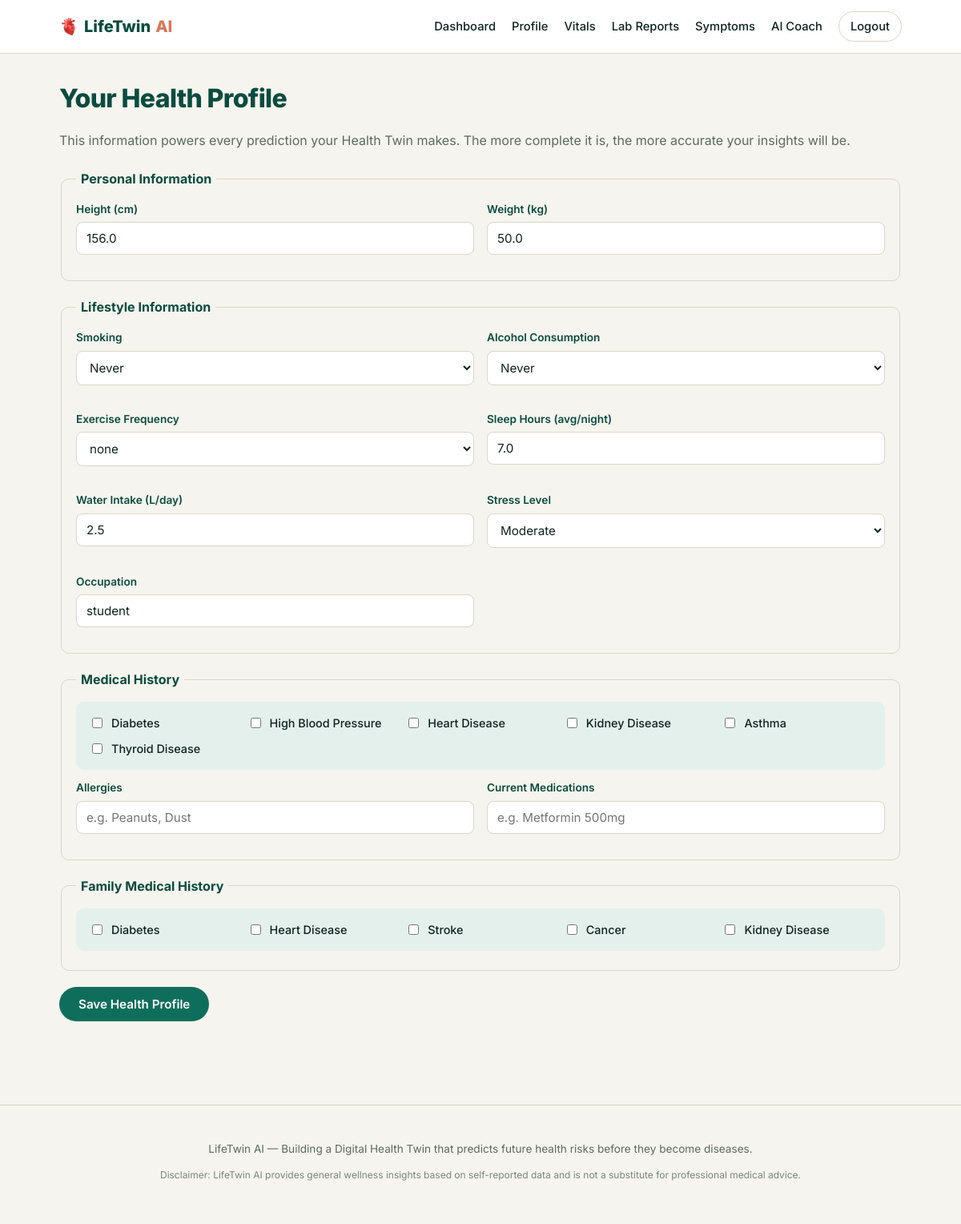
Screenshot of /profile (signed in) with the database file from the repository.
### tables this page shows
CREATE TABLE profiles (
    id INTEGER PRIMARY KEY AUTOINCREMENT,
    user_id INTEGER UNIQUE NOT NULL,
    height_cm REAL,
    weight_kg REAL,
    smoking TEXT,
    alcohol TEXT,
    exercise_freq TEXT,
    sleep_hours REAL,
    water_intake_l REAL,
    stress_level TEXT,
    occupation TEXT,
    diabetes INTEGER DEFAULT 0,
    hypertension INTEGER DEFAULT 0,
    heart_disease INTEGER DEFAULT 0,
    kidney_disease INTEGER DEFAULT 0,
    asthma INTEGER DEFAULT 0,
    thyroid_disease INTEGER DEFAULT 0,
    allergies TEXT,
    current_medications TEXT,
    family_diabetes INTEGER DEFAULT 0,
    family_heart_disease INTEGER DEFAULT 0,
    family_stroke INTEGER DEFAULT 0,
    family_cancer INTEGER DEFAULT 0,
    family_kidney_disease INTEGER DEFAULT 0,
    updated_at TEXT DEFAULT (datetime('now')),
    FOREIGN KEY (user_id) REFERENCES users(id) ON DELETE CASCADE
);

### app.py (the view, shortened to what this page needs)
@app.route("/profile", methods=["GET", "POST"])
@login_required
def profile():
    user_id = session["user_id"]
    profile_data = get_profile(user_id)
    return render_template("profile.html", profile=profile_data)

### app.py (called while the page is built)
@app.before_request
def ensure_db():
    if not os.path.exists(DB_PATH):
        init_db()

def login_required(f):
    @wraps(f)
    def wrapper(*args, **kwargs):
        if "user_id" not in session:
            flash("Please log in to continue.", "warning")
            return redirect(url_for("login"))
        return f(*args, **kwargs)
    return wrapper

def get_profile(user_id):
    db = get_db()
    row = db.execute("SELECT * FROM profiles WHERE user_id = ?", (user_id,)).fetchone()
    db.close()
    return dict(row) if row else {}

### database.py (called while the page is built)
def get_db():
    conn = sqlite3.connect(DB_PATH)
    conn.row_factory = sqlite3.Row
    conn.execute("PRAGMA foreign_keys = ON")
    return conn

### templates/profile.html (shortened to what this page needs)
{% extends "base.html" %}
{% block content %}
<div class="page-header">
    <h1>Your Health Profile</h1>
    <p>This information powers every prediction your Health Twin makes. The more complete it is, the more accurate your insights will be.</p>
</div>
<form method="POST">
    <fieldset>
        <legend>Personal Information</legend>
        <div class="form-grid">
            <div class="field">
                <label for="height_cm">Height (cm)</label>
                <input type="number" step="0.1" id="height_cm" name="height_cm" value="{{ profile.height_cm or '' }}">
            </div>
            <div class="field">
                <label for="weight_kg">Weight (kg)</label>
                <input type="number" step="0.1" id="weight_kg" name="weight_kg" value="{{ profile.weight_kg or '' }}">
            </div>
        </div>
    </fieldset>
    <fieldset>
        <legend>Lifestyle Information</legend>
        <div class="form-grid">
            <div class="field">
                <label for="smoking">Smoking</label>
                <select id="smoking" name="smoking">
                    {% for v in ['never','former','occasional','regular'] %}
                    <option value="{{ v }}" {% if profile.smoking==v %}selected{% endif %}>{{ v|capitalize }}</option>
                    {% endfor %}
                </select>
            </div>
            <div class="field">
                <label for="alcohol">Alcohol Consumption</label>
                <select id="alcohol" name="alcohol">
                    {% for v in ['never','occasional','moderate','heavy'] %}
                    <option value="{{ v }}" {% if profile.alcohol==v %}selected{% endif %}>{{ v|capitalize }}</option>
                    {% endfor %}
                </select>
            </div>
            <div class="field">
                <label for="exercise_freq">Exercise Frequency</label>
                <select id="exercise_freq" name="exercise_freq">
                    {% for v in ['none','rarely','1-2 times/week','3-4 times/week','daily'] %}
                    <option value="{{ v }}" {% if profile.exercise_freq==v %}selected{% endif %}>{{ v }}</option>
                    {% endfor %}
                </select>
            </div>
            <div class="field">
                <label for="sleep_hours">Sleep Hours (avg/night)</label>
                <input type="number" step="0.5" id="sleep_hours" name="sleep_hours" value="{{ profile.sleep_hours or '' }}">
            </div>
            <div class="field">
                <label for="water_intake_l">Water Intake (L/day)</label>
                <input type="number" step="0.1" id="water_intake_l" name="water_intake_l" value="{{ profile.water_intake_l or '' }}">
            </div>
            <div class="field">
                <label for="stress_level">Stress Level</label>
                <select id="stress_level" name="stress_level">
                    {% for v in ['low','moderate','high','severe'] %}
                    <option value="{{ v }}" {% if profile.stress_level==v %}selected{% endif %}>{{ v|capitalize }}</option>
                    {% endfor %}
                </select>
            </div>
            <div class="field">
                <label for="occupation">Occupation</label>
                <input type="text" id="occupation" name="occupation" value="{{ profile.occupation or '' }}">
            </div>
        </div>
    </fieldset>
    <fieldset>
        <legend>Medical History</legend>
        <div class="checkbox-grid">
            {% set conditions = [('diabetes','Diabetes'),('hypertension','High Blood Pressure'),('heart_disease','Heart Disease'),('kidney_disease','Kidney Disease'),('asthma','Asthma'),('thyroid_disease','Thyroid Disease')] %}
            {% for key, label in conditions %}
            <label class="checkbox-row">
                <input type="checkbox" name="{{ key }}" {% if profile.get(key) %}checked{% endif %}> {{ label }}
            </label>
            {% endfor %}
        </div>
        <div class="form-grid" style="margin-top: 12px;">
            <div class="field">
                <label for="allergies">Allergies</label>
                <input type="text" id="allergies" name="allergies" value="{{ profile.allergies or '' }}" placeholder="e.g. Peanuts, Dust">
            </div>
            <div class="field">
                <label for="current_medications">Current Medications</label>
                <input type="text" id="current_medications" name="current_medications" value="{{ profile.current_medications or '' }}" placeholder="e.g. Metformin 500mg">
            </div>
        </div>
    </fieldset>
    <fieldset>
        <legend>Family Medical History</legend>
        <div class="checkbox-grid">
            {% set fam = [('family_diabetes','Diabetes'),('family_heart_disease','Heart Disease'),('family_stroke','Stroke'),('family_cancer','Cancer'),('family_kidney_disease','Kidney Disease')] %}
            {% for key, label in fam %}
            <label class="checkbox-row">
                <input type="checkbox" name="{{ key }}" {% if profile.get(key) %}checked{% endif %}> {{ label }}
            </label>
            {% endfor %}
        </div>
    </fieldset>
    <button type="submit" class="btn btn-primary">Save Health Profile</button>
</form>
{% endblock %}

### static/css/style.css (style rules this page uses)
:root { --ink: #10241f; --paper: #f6f4ee; --paper-raised: #ffffff; --teal: #0f6e5b; --teal-dark: #0a4c3f; --teal-light: #e4f0ec; --clay: #d97757; --amber: #c98a2c; --red: #c0392b; --line: #dcd6c8; --muted: #5a6b64; --radius: 14px; --shadow: 0 2px 14px rgba(16, 36, 31, 0.06); }
* { box-sizing: border-box; }
body { margin: 0; font-family: 'Inter', -apple-system, BlinkMacSystemFont, sans-serif; background: var(--paper); color: var(--ink); line-height: 1.5; }
h1, h2, h3, h4 { font-family: 'Inter', sans-serif; font-weight: 800; letter-spacing: -0.02em; color: var(--teal-dark); margin: 0 0 0.4em 0; }
.btn { display: inline-block; padding: 12px 24px; border-radius: 999px; font-weight: 600; cursor: pointer; border: none; font-size: 0.95rem; font-family: inherit; }
.btn-primary { background: var(--teal); color: #fff; }
.form-grid { display: grid; grid-template-columns: 1fr 1fr; gap: 16px; }
.field { margin-bottom: 16px; display: flex; flex-direction: column; gap: 6px; }
.field label { font-size: 0.85rem; font-weight: 600; color: var(--teal-dark); }
input[type=text], input[type=email], input[type=password], input[type=number], select, textarea { padding: 10px 12px; border: 1px solid var(--line); border-radius: 8px; font-size: 0.95rem; font-family: inherit; background: #fff; color: var(--ink); }
.checkbox-row { display: flex; align-items: center; gap: 8px; font-weight: 500; font-size: 0.9rem; }
.checkbox-grid { display: grid; grid-template-columns: repeat(auto-fit, minmax(160px, 1fr)); gap: 10px; background: var(--teal-light); padding: 16px; border-radius: 10px; margin-bottom: 8px; }
fieldset { border: 1px solid var(--line); border-radius: 10px; padding: 16px 18px; margin-bottom: 20px; }
legend { font-weight: 700; color: var(--teal-dark); padding: 0 6px; }
.page-header { margin-bottom: 24px; }
.page-header p { color: var(--muted); }

### rows the page displays
profiles: height_cm "156.0", weight_kg "50.0", smoking "Never", alcohol "Never", exercise_freq "none", sleep_hours "7.0", water_intake_l "2.5", stress_level "Moderate", occupation "student"

### other values shown
{{ label }} "Diabetes" "High Blood Pressure" "Heart Disease" "Kidney Disease" "Asthma" "Thyroid Disease"
{{ label }} "Diabetes" "Heart Disease" "Stroke" "Cancer" "Kidney Disease"
